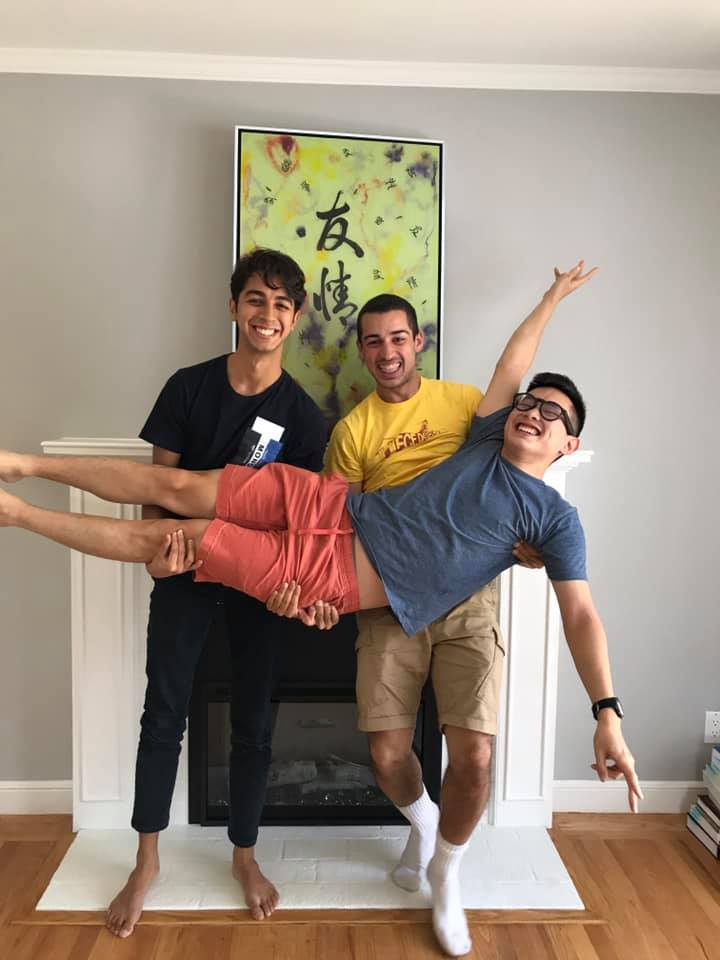
#> input picture src/client/images/site/friendship.jpg, 720 x 960 px
$ python create_map.py 100 ../src/client/images/site/friendship.jpg
#> lines starting #> are read from the running program, lines starting #| are printed output that depends on the picture; after the words box and inside, x2 and y2 are one past the last pixel; in counts of white or black regions, pixels touching at a corner belong together
#> further down, im is the input picture: shape (960, 720, 3); mean B, G, R 128.1, 143.1, 158.7
#| (960, 720, 3)
import cv2
import argparse
import os
import string
import math

global objectsize, im, terrain_coors, original_im

global leftMouseDown, rightMouseDown
leftMouseDown = False
rightMouseDown = False

def get_box_coors(input_x, input_y):
    return (input_x // objectsize, input_y // objectsize)

# [34 lines left out: functions highlight_square, mouse_callback, not called in this run]

def draw_gridlines():
    global im
    # rows
    for x in range(1, im.shape[1] // args.objectsize):
        xcoor = args.objectsize * x
        cv2.line(im, (xcoor, 0), (xcoor, im.shape[0] - 1), (0, 0, 0), 3)
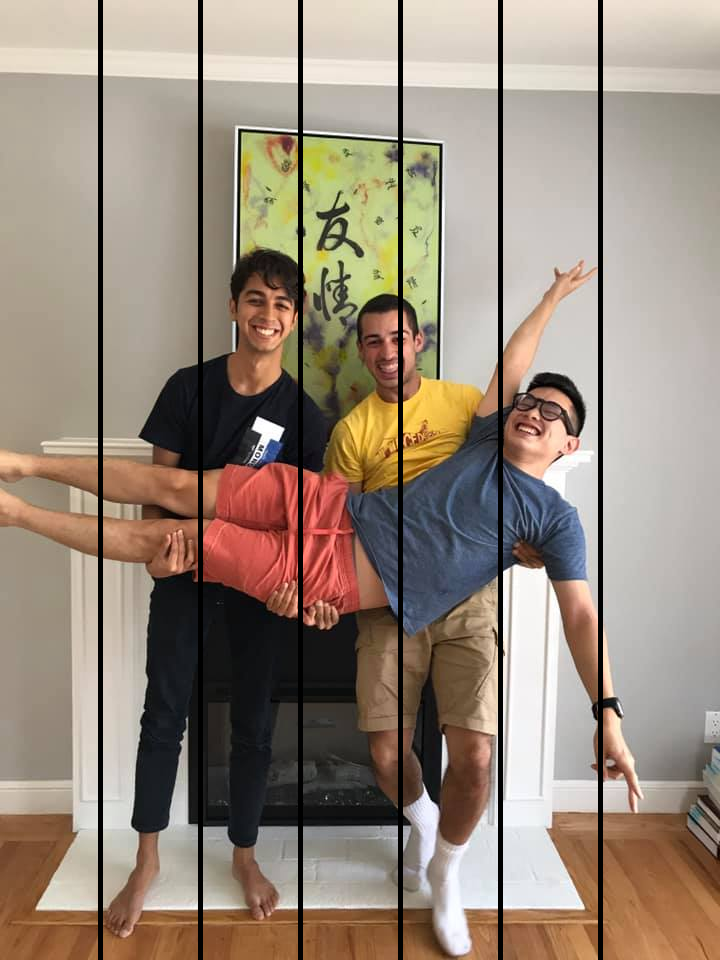
#> im: shape (960, 720, 3); 4.17% of pixels changed, all inside (x1, y1, x2, y2) = (98, 0, 603, 960)

    for y in range(1, im.shape[0] // args.objectsize):
        ycoor = args.objectsize * y
        cv2.line(im, (0, ycoor), (im.shape[1] - 1, ycoor), (0, 0, 0), 3)
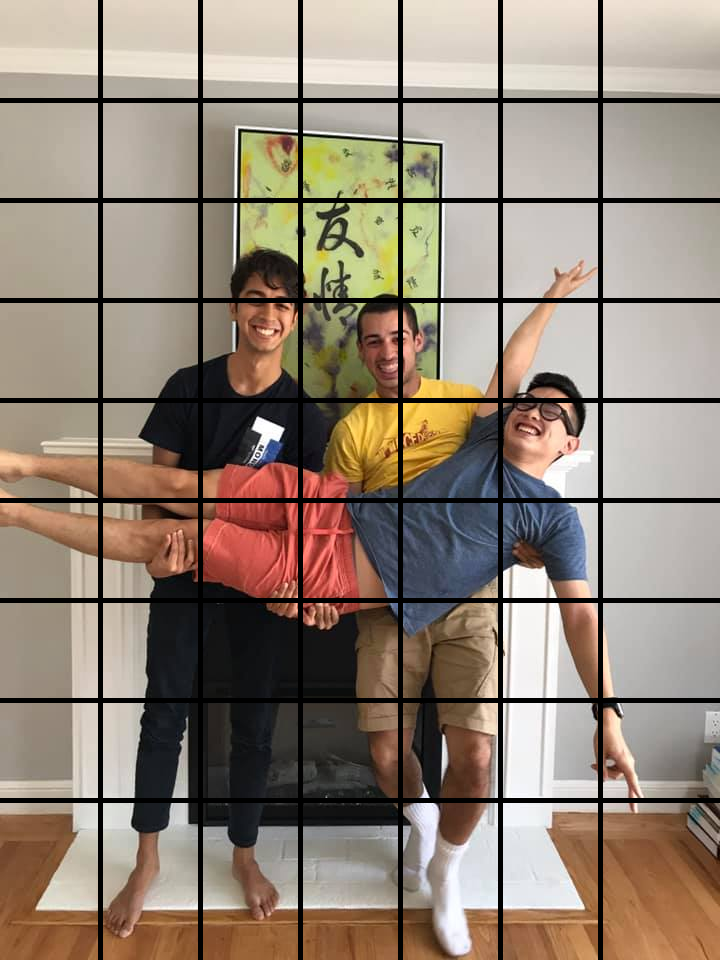
#> im: shape (960, 720, 3); 3.99% of pixels changed, all inside (x1, y1, x2, y2) = (0, 98, 720, 803)

# [9 lines left out: function resize_im, not called in this run]

def strip_punc(s):
    return s.translate(str.maketrans('', '', string.punctuation))

if __name__ == '__main__':
    parser = argparse.ArgumentParser()
    parser.add_argument('objectsize', type=int)
    parser.add_argument('imagepath', type=str)
    parser.add_argument('--scale', type=float)
    parser.add_argument('--terrainfile', default='terrain.txt', type=str)
    args = parser.parse_args()

    objectsize = args.objectsize
    im = cv2.imread(args.imagepath)
    original_im = cv2.imread(args.imagepath)
    print('original im')
    print(original_im.shape)
    draw_gridlines()

    terrain_coors = set()
    if os.path.exists(args.terrainfile):
        with open(args.terrainfile, 'r') as fin:
            lines = fin.readlines()
            for y in range(len(lines)):
                nums = [int(strip_punc(temp)) for temp in lines[y].split(' ')]
                for x in range(len(nums)):
                    if nums[x] == 1:
                        highlight_square(x, y)

    cv2.namedWindow('image', cv2.WINDOW_NORMAL)
    if args.scale:
        scaled_width = int(im.shape[1] * args.scale)
        scaled_height = int(im.shape[0] * args.scale)
        print('scale: {}, (w, h): {}, {}'.format(args.scale, scaled_width, scaled_height))
        cv2.resizeWindow('image', (scaled_width, scaled_height))
    mouseDown = False
    cv2.setMouseCallback('image', mouse_callback)
    while True:
        cv2.imshow('image', im)
        k = cv2.waitKey(10) & 0xFF
#> (key Esc is pressed here)
        if k == ord('a'):
            with open(args.terrainfile, 'w') as fout:
                to_write = [[0 for _ in range(math.ceil(im.shape[1] / objectsize))] for _ in range(math.ceil(im.shape[0] / objectsize))]
                for (temp_x, temp_y) in terrain_coors:
                    print('{} {} terrain_coors'.format(temp_x, temp_y))
                    to_write[temp_x][temp_y] = 1
                for temp_x in range(len(to_write)):
                    row = to_write[temp_x]
                    fout.write('[' + str(row[0]))
                    for temp_y in range(1, len(row)):
                        fout.write(', ' + str(row[temp_y]))
                    if temp_x == len(to_write) - 1:
                        fout.write(']')
                    else:
                        fout.write('],\n')
            cv2.imwrite(args.imagepath, original_im)
        elif k == ord('p'):
            resize_im(1.01)
        elif k == ord('o'):
            resize_im(0.99)
        elif k == 27:  # Esc
            break
    cv2.destroyAllWindows()

$ run again, on src/client/images/site/friends-cleaned.png
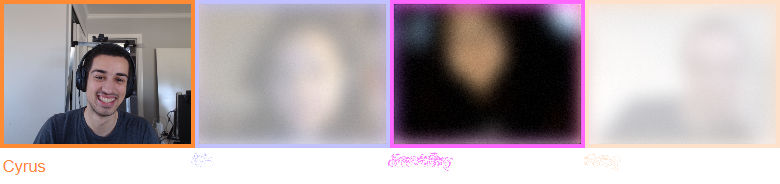
#> input picture src/client/images/site/friends-cleaned.png, 780 x 184 px
#> im is the input picture: shape (184, 780, 3); mean B, G, R 170.5, 166.6, 177.5
#| (184, 780, 3)
#> after the loop in draw_gridlines, `for x in range(1, im.shape[1] // args.objectsize):`:
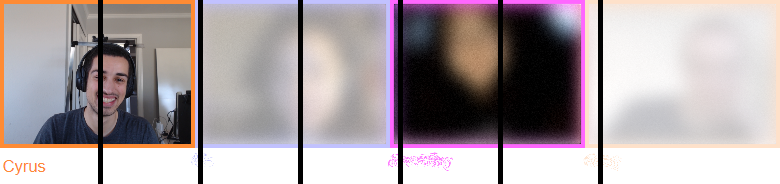
#> im: shape (184, 780, 3); 3.84% of pixels changed, all inside (x1, y1, x2, y2) = (98, 0, 603, 184)
